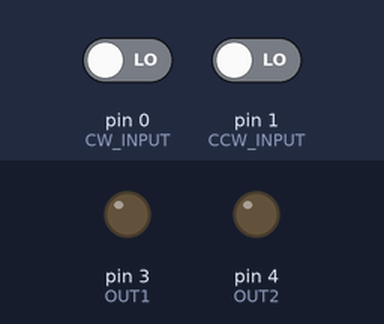
The sketch below on a simulated Arduino Uno, built with avr-gcc and run on an emulated ATmega328P. Parts: output pins drawn as LEDs (lit = HIGH). The test bench sets the inputs (shaded band); at power-on: pin 0 (CW_INPUT) LOW, pin 1 (CCW_INPUT) LOW.

Above: at 1.2 s.
1.3 s: pin 0 (CW_INPUT) driven HIGH
At 1.6 s:
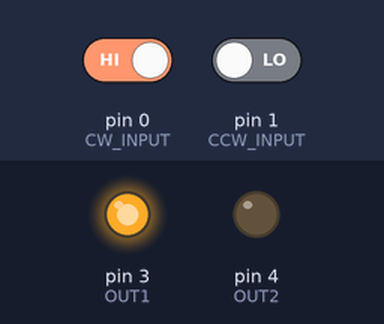
2.8 s: pin 0 (CW_INPUT) driven LOW
At 3.9 s:
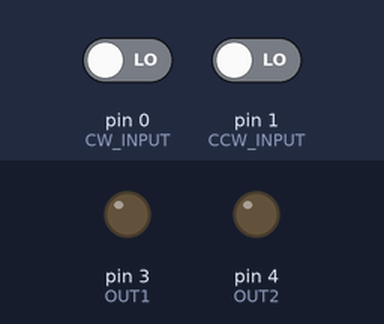
4.3 s: pin 1 (CCW_INPUT) driven HIGH
At 5.1 s:
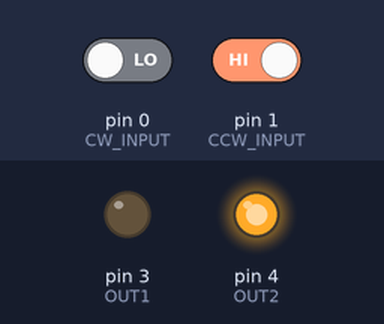
5.8 s: pin 1 (CCW_INPUT) driven LOW
At 6.2 s:
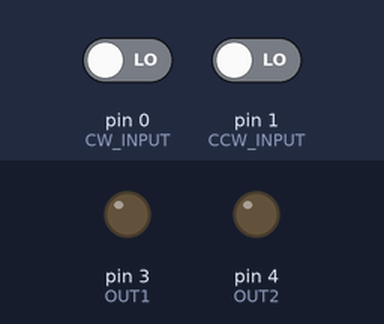
Timing chart, 0 to 8.3 s (numbered marks = the images above; inputs shaded):
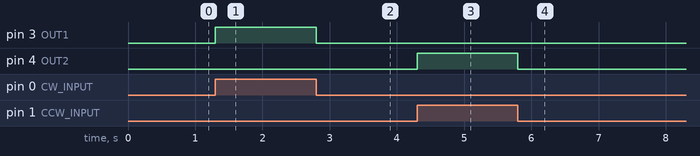

Measured:
- after the input at 1.3 s, pin 3 (OUT1): LOW → HIGH at once
- after the input at 2.8 s, pin 3 (OUT1): HIGH → LOW at once
- after the input at 4.3 s, pin 4 (OUT2): LOW → HIGH at once
- after the input at 5.8 s, pin 4 (OUT2): HIGH → LOW at once

The sketch:

rf-motor.ino
```cpp
// Motor control for DRV8871 using ATtiny
// PB0: CW input (HIGH = CW)
// PB1: CCW input (HIGH = CCW)
// PB3, PB4: Outputs to DRV8871

#define CW_INPUT   0  // PB0
#define CCW_INPUT  1  // PB1
#define OUT1       3  // PB3
#define OUT2       4  // PB4

void setup() {
  pinMode(CW_INPUT, INPUT);
  pinMode(CCW_INPUT, INPUT);
  pinMode(OUT1, OUTPUT);
  pinMode(OUT2, OUTPUT);

  digitalWrite(OUT1, LOW);
  digitalWrite(OUT2, LOW);
}

void loop() {
  bool cw  = digitalRead(CW_INPUT);
  bool ccw = digitalRead(CCW_INPUT);

  if (cw && !ccw) {
    // Clockwise: OUT1 HIGH, OUT2 LOW
    digitalWrite(OUT1, HIGH);
    digitalWrite(OUT2, LOW);
  } else if (!cw && ccw) {
    // Counterclockwise: OUT1 LOW, OUT2 HIGH
    digitalWrite(OUT1, LOW);
    digitalWrite(OUT2, HIGH);
  } else {
    // Stop: both LOW
    digitalWrite(OUT1, LOW);
    digitalWrite(OUT2, LOW);
  }
}
```
